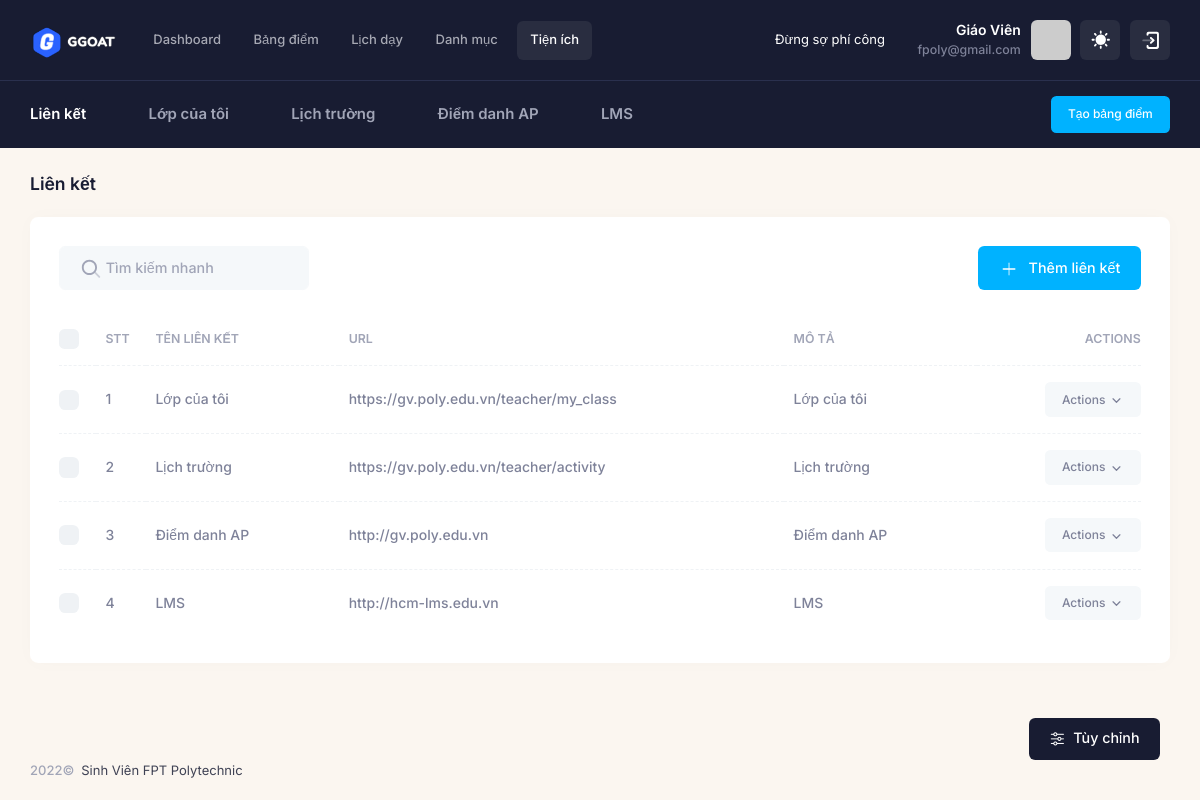
The app's page /tien-ich/lien-ket (signed in) with its own data.
### tables this page shows
CREATE TABLE `teachers` (
  `id_teacher` int(11) NOT NULL,
  `name` varchar(225) NOT NULL,
  `email` varchar(225) NOT NULL,
  `password` text NOT NULL,
  `register_date` datetime DEFAULT NULL,
  `code_donate` text NOT NULL,
  `id_coso` int(11) DEFAULT NULL COMMENT 'cơ sở đang dạy',
  `status` enum('1','2') NOT NULL DEFAULT '2',
  `data` longtext DEFAULT NULL COMMENT 'tất cả dữ liệu quản lý của giáo viên'
);

CREATE TABLE `lien_ket` (
  `id_lienket` int(11) NOT NULL,
  `ten` varchar(225) NOT NULL,
  `url` text NOT NULL,
  `mo_ta` text DEFAULT NULL,
  `id_teacher` int(11) NOT NULL
);

### app/controllers/Teacher.php (called while the page is built, shortened)
<?php
class Teacher extends  Controller
{
  public $data = array();
  public $model_home;
  public function __construct()
  {
    $this->model_home = $this->model('TeacherModel');
    $this->data['type'] = 'teacher';
    $this->data['page_parent'] = 'teacher';
    $this->data['page_target'] = 'teacher';
    $this->data = array_merge($this->data, $this->model_home->data);
  }
  public function links()
  {
    $this->model_home->links();
    $this->data['content'] = 'teacher/extensions/links';
    $this->data['page_title'] = 'Liên kết';
    $this->data['page_target'] = 'lien-ket';
    $this->data['page_parent'] = 'extensions';
    $this->data = array_merge($this->data, $this->model_home->data);
    $this->render('layouts/teacher', $this->data);
  }
}

### index.php (called while the page is built, shortened)
<?php
require_once 'bootstrap.php';
$myApp = new App();

### bootstrap.php (called while the page is built, shortened)
<?php
if (!empty($_SERVER['HTTPS']) && $_SERVER['HTTPS'] == 'on') {
  $web_root = 'https://' . $_SERVER['HTTP_HOST'];
} else {
  $web_root = 'http://' . $_SERVER['HTTP_HOST'];
}
$folder = str_replace(strtolower($_SERVER['DOCUMENT_ROOT']), '', strtolower(__DIR__));
$base_url = $web_root . $folder . '/';
function BASE_URL($url)
{
  global $base_url;
  return $base_url . $url;
}
if (!empty($_SERVER['PATH_INFO'])) {
  $url = $_SERVER['PATH_INFO'];
} else {
  $url = '/';
}
$route = array_filter(explode('/', $url));
$route  = array_values($route);
function route($index)
{
  global $route;
  if (isset($route[$index])) {
    return $route[$index];
  } else {
    return false;
  }
}
require_once  'configs/Database.php';
require_once  'configs/Function.php';
require_once  'core/Controller.php';

### configs/Function.php (called while the page is built, shortened)
<?php
$DB = new Database;

### configs/Database.php (called while the page is built, shortened)
<?php
class Database
{
  private $conn;
  function connect()
  {
    if (!$this->conn) {
      try {
        $this->conn = mysqli_connect(HOSTNAME, USERNAME, PASSWORD, DATABASE, PORT);
        mysqli_query($this->conn, "set names 'utf8'");
      } catch (Exception $e) {
        error('503');
        die();
      }
    }
  }
  function getInfoTeacher($data)
  {
    if (isset($_SESSION['email'])) {
      $row = $this->conn->query(
        "SELECT * FROM `teachers`INNER JOIN `co_so` on co_so.id_coso = teachers.id_coso WHERE `email` = '" . $_SESSION['email'] . "' "
      )->fetch_array();
      if ($row) {
        return $row[$data];
      }
      return false;
    }
    return false;
  }
  function get_list($sql)
  {
    $result = mysqli_query($this->conn, $sql);
    $return = array();
    while ($row = mysqli_fetch_assoc($result)) {
      $return[] = $row;
    }
    return $return;
  }
}

### app/models/TeacherModel.php (called while the page is built, shortened)
<?php
class TeacherModel extends Model
{
    public function __construct()
    {
        $this->data = [
            'hoc_ky' => $this->get_list("SELECT * FROM  `hoc_ky`
            WHERE id_teacher  = '" . $this->getInfoTeacher('id_teacher') . "'
            order by case
            when ten_hocky LIKE '%spring%' then 1
            when ten_hocky LIKE '%summer%'  then 2
            when ten_hocky LIKE '%fall%'  then 3
            end
            , reverse(reverse(ten_hocky) + 0) + 0 DESC"),
            'khoa' =>
            $this->get_list(
                "SELECT * FROM `khoa` WHERE id_teacher = '" . $this->getInfoTeacher('id_teacher') . "'  ORDER BY ten_khoa DESC"
            ),
            'mon_hoc' =>
            $this->get_list(
                "SELECT * FROM `mon_hoc` WHERE id_teacher = '" . $this->getInfoTeacher('id_teacher') . "' ORDER BY id_mon DESC"
            ),
            'loai_lop' =>
            $this->get_list(
                "SELECT * FROM `loai_lop` WHERE  id_teacher = '" . $this->getInfoTeacher('id_teacher') . "' ORDER BY id_loai DESC"
            ),
            'lien_ket' =>
            $this->get_list(
                "SELECT * FROM `lien_ket` WHERE id_teacher = '" . $this->getInfoTeacher('id_teacher') . "'  ORDER BY id_lienket DESC limit 5"
            ),
        ];
    }
}

### app/views/teacher/extensions/links.php (the view, shortened to what this page needs)
<div class="card">
  <div class="card-header border-0 pt-6">
    <div class="card-title">
      <div class="d-flex align-items-center position-relative my-1">
        <span class="svg-icon svg-icon-1 position-absolute ms-6">
        </span>
        <input type="text" data-kt-link-table-filter="search" class="form-control form-control-solid w-250px ps-14" placeholder="Tìm kiếm nhanh" />
      </div>
    </div>
    <div class="card-toolbar">
      <div class="d-flex justify-content-end" data-kt-link-table-toolbar="base">
        <button type="button" class="btn btn-primary" data-bs-toggle="modal" data-bs-target="#kt_modal_add_link">
          <span class="svg-icon svg-icon-2">
            <svg width="24" height="24" viewBox="0 0 24 24" fill="none" xmlns="http://www.w3.org/2000/svg">
              <rect opacity="0.5" x="11.364" y="20.364" width="16" height="2" rx="1" transform="rotate(-90 11.364 20.364)" fill="currentColor" />
              <rect x="4.36396" y="11.364" width="16" height="2" rx="1" fill="currentColor" />
            </svg>
          </span>
          Thêm <?= strtolower($this->data['page_title']) ?>
        </button>
      </div>
    </div>
  </div>
  <div class="card-body py-4">
    <table class="table align-middle table-row-dashed fs-6 gy-5" id="kt_table_links">
      <thead>
        <tr class="text-start text-muted fw-bold fs-7 text-uppercase gs-0">
          <th class="w-10px pe-2">
            <div class="form-check form-check-sm form-check-custom form-check-solid me-3">
              <input class="form-check-input" type="checkbox" data-kt-check="true" data-kt-check-target="#kt_table_links .form-check-input" value="1" />
            </div>
          </th>
          <th class="w-50px">STT</th>
          <th class="min-w-125px">Tên liên kết</th>
          <th class="min-w-125px">URL</th>
          <th class="min-w-125px">Mô tả</th>
          <th class="text-end min-w-100px">Actions</th>
        </tr>
      </thead>
      <tbody class="text-gray-600 fw-semibold">
        <?php
        if (isset($this->model_home->data['lien_ket'])) {
          $data = $this->model_home->data['lien_ket'];
          $index = 1;
          foreach ($data as $item) {
            extract($item) ?>
            <tr>
              <td>
                <div class="form-check form-check-sm form-check-custom form-check-solid">
                  <input class="form-check-input" type="checkbox" value="<?= $id_lienket ?>">
                </div>
              </td>
              <td> <?= $index ?> </td>
              <td> <?= $ten ?> </td>
              <td> <?= $url ?> </td>
              <td> <?= $mo_ta ?> </td>
              <td class="text-end">
                <a href="#" class="btn btn-light btn-active-light-primary btn-sm" data-kt-menu-trigger="click" data-kt-menu-placement="bottom-end">Actions
                  <span class="svg-icon svg-icon-5 m-0">
                  </span>
                </a>
              </td>
            </tr>
        <?php $index++;
          }
        } ?>
      </tbody>
    </table>
  </div>
</div>

### app/views/include/teacher/header.php (shortened to what this page needs)
<?php
global $DB;
?>
<div id="kt_app_header" class="app-header">
  <div class="app-header-primary" data-kt-sticky="true" data-kt-sticky-name="app-header-primary-sticky" data-kt-sticky-offset="{default: 'false', lg: '300px'}">
    <div class="app-container container-xxl d-flex align-items-stretch justify-content-between">
      <div class="d-flex flex-grow-1 flex-lg-grow-0">
        <div class="d-flex align-items-center me-7" id="kt_app_header_logo_wrapper">
          <a href="" class="d-flex align-items-center">
            <img alt="Logo" src="<?= BASE_URL('assets/media/logos/logo.png') ?>" class="h-35px" />
          </a>
        </div>
        <div class="app-header-menu app-header-mobile-drawer align-items-stretch" data-kt-drawer="true" data-kt-drawer-name="app-header-menu" data-kt-drawer-activate="{default: true, lg: false}" data-kt-drawer-overlay="true" data-kt-drawer-width="250px" data-kt-drawer-direction="start" data-kt-drawer-toggle="#kt_app_header_menu_toggle" data-kt-swapper="true" data-kt-swapper-mode="{default: 'append', lg: 'prepend'}" data-kt-swapper-parent="{default: '#kt_app_body', lg: '#kt_app_header_wrapper'}">
          <div class="menu menu-rounded menu-active-bg menu-state-primary menu-column menu-lg-row menu-title-gray-700 menu-icon-gray-500 menu-arrow-gray-500 menu-bullet-gray-500 my-5 my-lg-0 align-items-stretch fw-semibold px-2 px-lg-0" id="kt_app_header_menu" data-kt-menu="true">
            <?php
            $menu = [
              [
                'name' => 'Dashboard',
                'path' => 'dashboard',
              ],
              [
                'name' => 'Bảng điểm',
                'path' => 'bang-diem',
              ],
              [
                'name' => 'Lịch dạy',
                'path' => 'lich-day',
              ],
              [
                'name' => 'Danh mục',
                'path' => 'danh-muc',
                'sub' => [
                  [
                    'name' => 'Khóa học',
                    'path' => 'khoa-hoc',
                  ],
                  [
                    'name' => 'Học kỳ',
                    'path' => 'hoc-ky',
                  ],
                  [
                    'name' => 'Môn học',
                    'path' => 'mon-hoc',
                  ],
                  [
                    'name' => 'Loại lớp',
                    'path' => 'loai-lop',
                  ],
                  [
                    'name' => 'Loại điểm',
                    'path' => 'loai-diem',
                  ],
                ]
              ],
              [
                'name' => 'Tiện ích',
                'path' => 'tien-ich',
                'sub' => [
                  [
                    'name' => 'Liên kết',
                    'path' => 'lien-ket',
                  ],
                  [
                    'name' => 'Thành ngữ',
                    'path' => 'thanh-ngu',
                  ],
                ]
              ],
            ];
            ?>
            <?php
            foreach ($menu as $item) {
              extract($item); ?>
              <div <?= isset($sub) ? 'data-kt-menu-trigger="{' . "default: 'click'" . " ,lg:'hover'" . '}"' : '' ?> data-kt-menu-placement="bottom-start" class="menu-item <?= (route(0) == $path) || ((route(0) == '' && $path == 'dashboard')) ? 'here show' : false ?>" menu-lg-down-accordion menu-sub-lg-down-indention me-0 me-lg-2">
                <?php
                if (!isset($sub)) { ?>
                  <a class="menu-link py-3" href="<?= BASE_URL($path) ?>"><?= $name ?></a>
                <?php } else { ?>
                  <span class="menu-link py-3">
                    <span class="menu-title">
                      <?= $name ?>
                    </span>
                  <?php } ?>
                  </span>
              </div>
            <?php } ?>
          </div>
        </div>
      </div>
      <div class="app-navbar flex-shrink-0">
        <div class="app-navbar-item ms-3" id="kt_header_user_menu_toggle">
          <div class="text-white mx-5 px-5">
            <marquee>
              <?= isset($this->data['thanh_ngu']['noi_dung']) ?  $this->data['thanh_ngu']['noi_dung'] : 'Đừng sợ phí công' ?>
            </marquee>
          </div>
          <div class="text-end d-none d-sm-flex flex-column justify-content-center me-3">
            <a href="" class="text-white text-hover-primary fs-6 fw-bold">Giáo Viên</a>
            <span class="text-gray-600 fs-7 fw-semibold d-block"><?= $DB->getInfoTeacher('email') ?></span>
          </div>
          <div class="cursor-pointer symbol symbol-35px symbol-md-40px" data-kt-menu-trigger="{default: 'click', lg: 'hover'}" data-kt-menu-attach="parent" data-kt-menu-placement="bottom-end">
            <img src="https://ui-avatars.com/api/?name=<?= $DB->getInfoTeacher('email') ?>" alt="user" />
          </div>
        </div>
        <div class="app-navbar-item ms-3">
          <a href="#" class="btn btn-icon btn-icon-white btn-active-color-primary btn-custom w-35px h-35px w-md-40px h-md-40px" data-kt-menu-trigger="{default:'click', lg: 'hover'}" data-kt-menu-attach="parent" data-kt-menu-placement="bottom-end">
            <span class="svg-icon theme-light-show svg-icon-2">
            </span>
          </a>
        </div>
        <div class="app-navbar-item ms-3">
          <a href="<?= BASE_URL('auth/logout') ?>" class="btn btn-icon btn-icon-white btn-active-color-primary btn-custom w-35px h-35px w-md-40px h-md-40px">
            <span class="svg-icon svg-icon-1">
            </span>
          </a>
        </div>
      </div>
    </div>
  </div>
  <div class="app-header-secondary">
    <div class="app-container container-xxl d-flex align-items-stretch">
      <div class="w-100 d-flex flex-stack">
        <div class="d-flex flex-stack me-5">
          <span class="text-white fw-bold fs-5 me-3 me-lg-6">Liên kết</span>
          <div class="d-flex gap-1 gap-lg-2">
            <?php
            if (!empty($this->data['lien_ket'])) {
              $lien_ket = $this->data['lien_ket'];
              foreach ($lien_ket as $item) {
                extract($item);
            ?>
                <a href="<?= $url ?>" target="_blank" class="custom-link rounded px-lg-4 py-lg-2 d-flex flex-center">
                  <span class="d-none d-lg-inline text-muted fw-bold text-hover-primary fs-5 ps-3"><?= $ten ?></span>
                </a>
            <?php }
            } ?>
          </div>
        </div>
        <a href="" class="btn btn-sm btn-primary py-3" data-bs-toggle="modal" data-bs-target="#kt_modal_create_app">Tạo bảng điểm</span></a>
      </div>
    </div>
  </div>
</div>

### records on screen
teachers: email "fpoly@gmail.com"
lien_ket: ten "Lớp của tôi", url "https://gv.poly.edu.vn/teacher/my_class", mo_ta "Lớp của tôi"
lien_ket: ten "Lịch trường", url "https://gv.poly.edu.vn/teacher/activity", mo_ta "Lịch trường"
lien_ket: ten "Điểm danh AP", url "http://gv.poly.edu.vn", mo_ta "Điểm danh AP"
lien_ket: ten "LMS", url "http://hcm-lms.edu.vn", mo_ta "LMS"

### other values on screen
$name "Dashboard"
$name "Bảng điểm"
$name "Lịch dạy"
$name "Danh mục"
$name "Tiện ích"
$this->data['page_title'] "Liên kết"
$this->data['page_title'] "liên kết"
